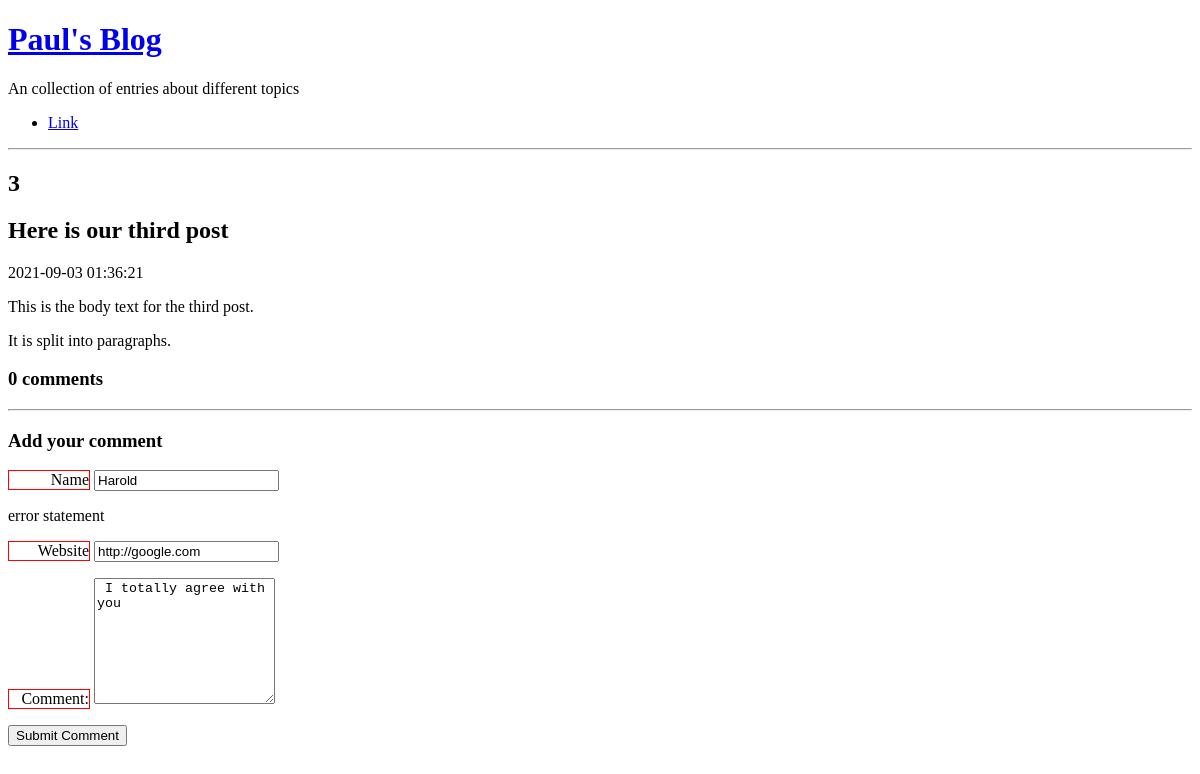
The app's page /view-post.php?post_id=3, older data.
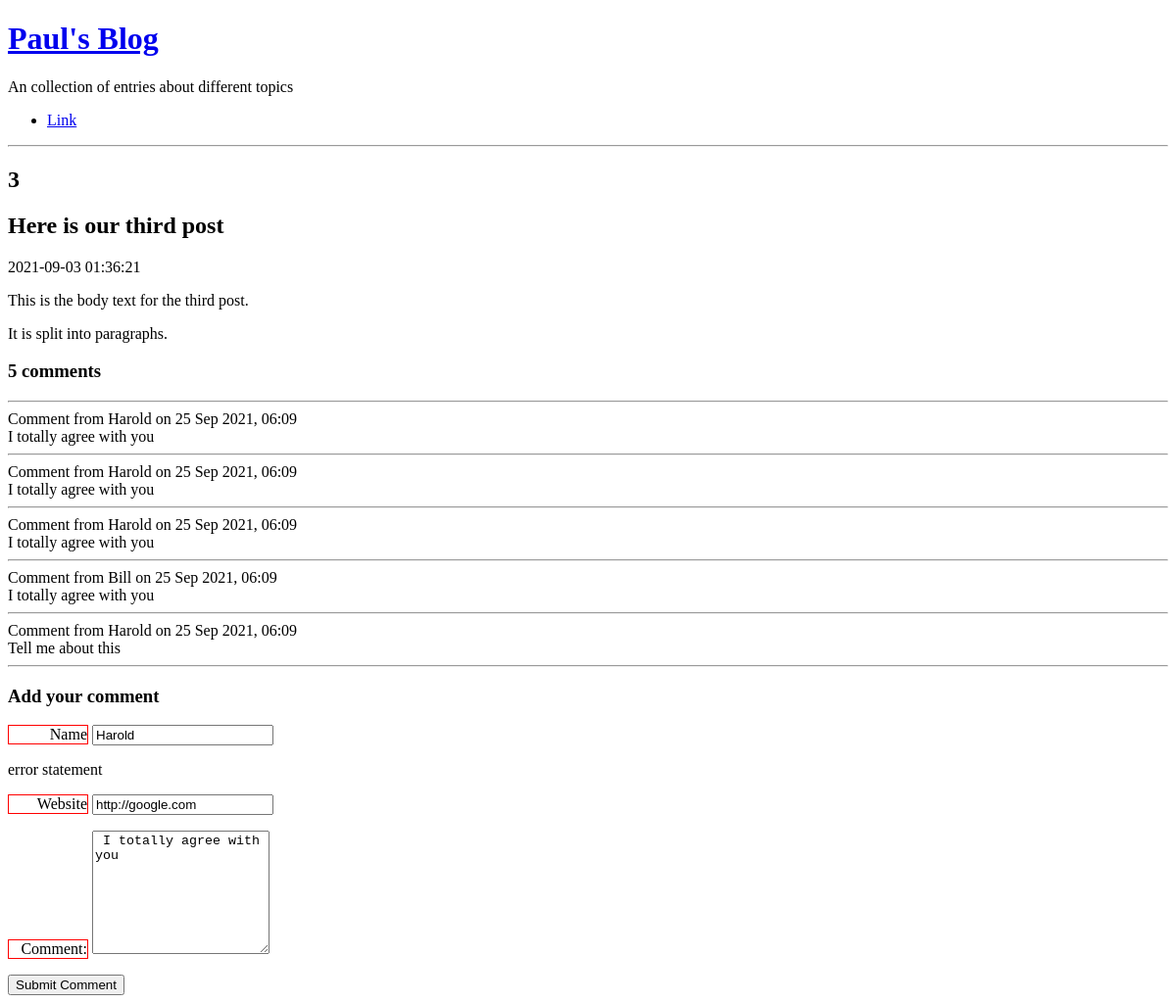
The same page, newer data.
### tables this page shows
CREATE TABLE post(
    id integer primary key not null,
    title text not null,
    body text not null,
    user_id integer not null,
    created_at date not null,
    updated_at date
);

CREATE TABLE comment(
    id integer primary key not null,
    post_id integer not null,
    created_at date not null,
    name text not null,
    website text,
    text text not null
);

### lib/view-post-common.php (called while the page is built, shortened)
<?php
function getPostRow(PDO $pdo, $postId){
    $stmt = $pdo -> prepare(
        'select title, created_at , body
        from post
        where id=:id'
    );
    $result = $stmt -> execute(
        array('id' => $postId, )
    );
    $row = $stmt -> fetch(PDO::FETCH_ASSOC);
    return $row;
}

### lib/common.php (called while the page is built, shortened)
<?php
function getRootPath()
{
    return realpath(__DIR__ . '/..');
}
function getDatabasePath()
{
    return getRootPath() . '/data/data.sqlite';
}
function getDsn()
{
    return 'sqlite:' . getDatabasePath();
}
function getPDO()
{
    return new PDO(getDsn());
}
function htmlEscape($html){
    return htmlspecialchars($html, ENT_HTML5, 'UTF-8');
}
function convertSQliteDate($sqlDate){
    $date = DateTime::createFromFormat("Y-m-d H:i:s",$sqlDate);
    return $date -> format('d M Y, H:i');
}
function countCommentsForPost($postId){
    $pdo = getPDO();
    $sql = "
    select count(*) c from comment
    where post_id = :post_id
    ";
    $stmt = $pdo -> prepare($sql);
    $stmt ->execute(
        array('post_id' => $postId, )
    );
    return (int) $stmt -> fetchColumn();
}
function getCommentsForPost($postId){
    $pdo = getPDO();
    $sql = "
    select id, name, text, created_at, website
    from comment
    where post_id = :post_id
    ";
    $stmt = $pdo -> prepare($sql);
    $stmt ->execute(
        array('post_id' => $postId, )
    );
    return $stmt -> fetchAll(PDO::FETCH_ASSOC);
}

### view-post.php (the view, shortened to what this page needs)
<?php
require_once 'lib/common.php';
require_once 'lib/view-post-common.php';
if ( isset( $_GET['post_id'] ) )
{
  $postId = $_GET['post_id'];
}
else{
  $postId = 0;
}
$pdo = getPDO();
$row = getPostRow($pdo, $postId);
$bodyText =  htmlEscape($row['body'] ) ;
$paraText = str_replace("\n", "</p><p>", $bodyText);
?>
<!doctype html>
<html lang="en">
<head>
</head>
<body>
  <?php require 'templates/title.php' ?>
      <h2><?php echo $postId ?></h2>
      <h2>
        <?php echo htmlEscape($row['title']) ?>
      </h2>
    <div>
      <?php echo $row['created_at'] ?>
    </div>
      <p>
        <?php echo  $paraText ?>
      </p>
    <h3> <?php echo countCommentsForPost($postId) ?> comments</h3>
    <?php foreach (getCommentsForPost($postId) as $comment): ?>
      <hr/>
      <div class="comment">
        <div class="comment-meta">
          Comment from
          <?php echo htmlEscape($comment['name']) ?> on
          <?php echo convertSQliteDate($comment['created_at']) ?>
        </div>
        <div class="comment-body">
          <?php echo htmlEscape($comment['text']) ?>
        </div>
      </div>
    <?php endforeach ?>
    <hr/>
    <h3> Add your comment </h3>
  <?php
  $name = "Harold";
  $website = "http://google.com";
  $comment = "I totally agree with you";
  ?>
    <form method="post">
<p>
  <label for="comment-name"> Name </label>
  <input type="text" id="comment-name" name="comment-name" value="<?php echo $name ?>"  />
  <p> error statement </p>
</p>
<p>
  <label for="comment-website"> Website </label>
  <input type="text" id="comment-website" name="comment-website" value="<?php echo $website ?>" />
</p>
<p>
  <label for="comment-text"> Comment: </label>
  <textarea id="comment-text" name="comment-text" rows="8" columns="70" > <?php echo $comment ?> </textarea>
</p>
<input type="submit" value="Submit Comment"/>
    </form>
</body>
</html>

### templates/title.php
<a href='index.php'><h1>Paul's Blog </h1></a>
    <p>An collection of entries about different topics</p>
    <ul>
        <li><a href="#">Link</a>
    </ul>
    <hr/>

### view-post.php (style rules this page uses)
label { width:5em; border: 1px solid red; display: inline-block; text-align: right; }

Row changes from the older to the newer data that the page shows:
added comment: name "Harold", created_at "25 Sep 2021, 06:09", text "I totally agree with you"
added comment: name "Harold", created_at "25 Sep 2021, 06:09", text "I totally agree with you"
added comment: name "Harold", created_at "25 Sep 2021, 06:09", text "I totally agree with you"
added comment: name "Bill", created_at "25 Sep 2021, 06:09", text "I totally agree with you"
added comment: name "Harold", created_at "25 Sep 2021, 06:09", text "Tell me about this"
Text that changed along with them:
countCommentsForPost($postId): "0" → "5"
